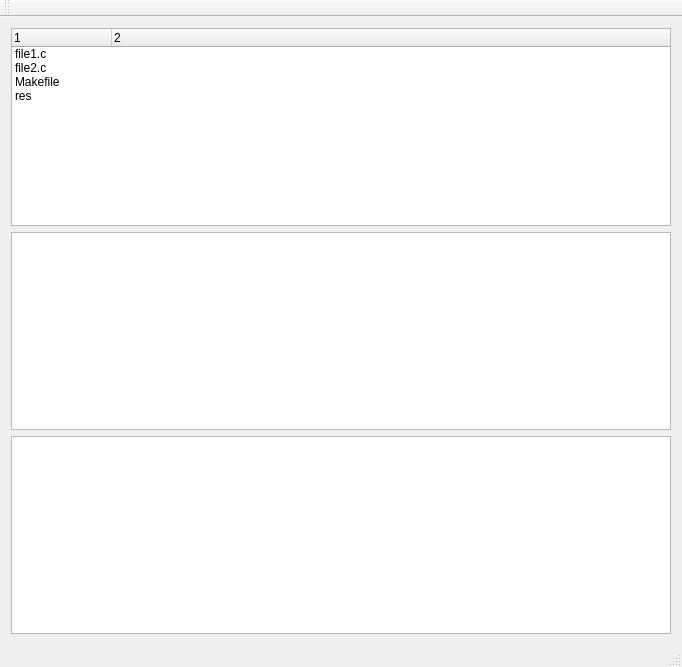
<?xml version="1.0" encoding="UTF-8"?>
<ui version="4.0">
 <class>MainWindow</class>
 <widget class="QMainWindow" name="MainWindow">
  <property name="geometry">
   <rect>
    <x>0</x>
    <y>0</y>
    <width>682</width>
    <height>667</height>
   </rect>
  </property>
  <property name="sizePolicy">
   <sizepolicy hsizetype="Expanding" vsizetype="Preferred">
    <horstretch>0</horstretch>
    <verstretch>0</verstretch>
   </sizepolicy>
  </property>
  <property name="windowTitle">
   <string>MainWindow</string>
  </property>
  <property name="styleSheet">
   <string notr="true">QLabel::selected{
	background-color:#333;
}</string>
  </property>
  <widget class="QWidget" name="centralWidget">
   <property name="sizePolicy">
    <sizepolicy hsizetype="Expanding" vsizetype="Preferred">
     <horstretch>0</horstretch>
     <verstretch>0</verstretch>
    </sizepolicy>
   </property>
   <layout class="QVBoxLayout" name="verticalLayout">
    <item>
     <widget class="QTreeWidget" name="treeWidget">
      <property name="sizePolicy">
       <sizepolicy hsizetype="Expanding" vsizetype="Expanding">
        <horstretch>0</horstretch>
        <verstretch>0</verstretch>
       </sizepolicy>
      </property>
      <property name="sizeIncrement">
       <size>
        <width>1</width>
        <height>0</height>
       </size>
      </property>
      <property name="baseSize">
       <size>
        <width>28928</width>
        <height>0</height>
       </size>
      </property>
      <property name="dragDropMode">
       <enum>QAbstractItemView::DragDrop</enum>
      </property>
      <property name="defaultDropAction">
       <enum>Qt::MoveAction</enum>
      </property>
      <property name="rootIsDecorated">
       <bool>false</bool>
      </property>
      <property name="columnCount">
       <number>2</number>
      </property>
      <column>
       <property name="text">
        <string>1</string>
       </property>
      </column>
      <column>
       <property name="text">
        <string notr="true">2</string>
       </property>
      </column>
      <item>
       <property name="text">
        <string>file1.c</string>
       </property>
      </item>
      <item>
       <property name="text">
        <string>file2.c</string>
       </property>
      </item>
      <item>
       <property name="text">
        <string>Makefile</string>
       </property>
      </item>
      <item>
       <property name="text">
        <string>res</string>
       </property>
      </item>
     </widget>
    </item>
    <item>
     <widget class="QTableWidget" name="tableWidget"/>
    </item>
    <item>
     <widget class="QGraphicsView" name="graphicsView"/>
    </item>
   </layout>
  </widget>
  <widget class="QMenuBar" name="menuBar">
   <property name="geometry">
    <rect>
     <x>0</x>
     <y>0</y>
     <width>682</width>
     <height>31</height>
    </rect>
   </property>
  </widget>
  <widget class="QToolBar" name="mainToolBar">
   <attribute name="toolBarArea">
    <enum>TopToolBarArea</enum>
   </attribute>
   <attribute name="toolBarBreak">
    <bool>false</bool>
   </attribute>
  </widget>
  <widget class="QStatusBar" name="statusBar"/>
 </widget>
 <layoutdefault spacing="6" margin="11"/>
 <resources/>
 <connections/>
</ui>
